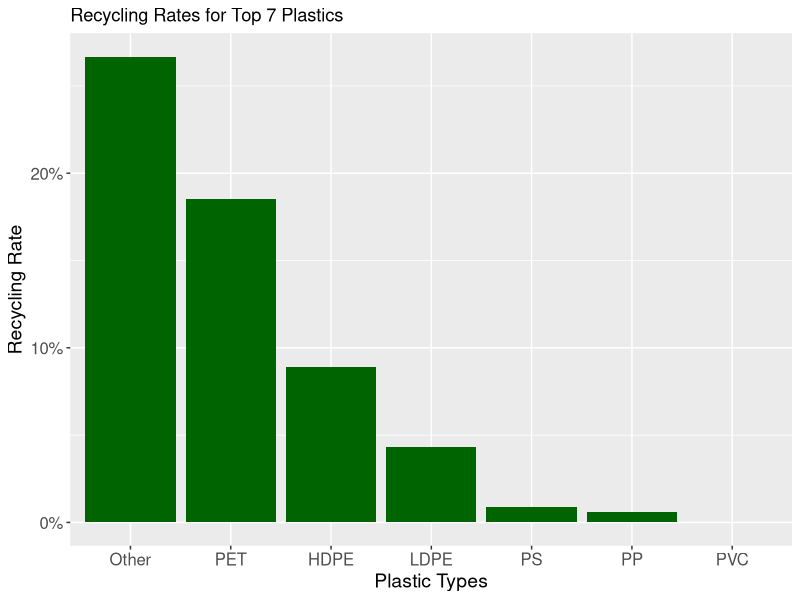
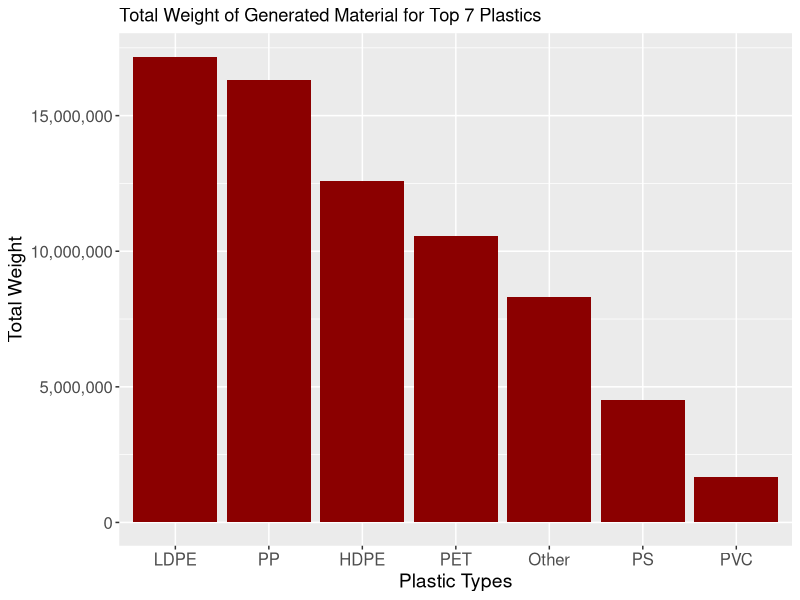

Generate these figures, in order, with R:
## ---- chunk 1
Types <- c("PET", 'HDPE', 'PVC', 'LDPE', 'PP','PS','Other')
## ---- chunk 2

Durable_generated <- c(660, 1590,180,2130,4590,760,3780)
Durable_recycled <- 930
Durable_combustion <- 1740
Durable_landfill <- 11020

NonDur_generated <- c(770, 230+690,270, 20+1000+1710,160+1570,820+130,20)
NonDur_recycled <- 180
NonDur_combustion <- 980
NonDur_landfill <- 4040

Plates_cups <- c(0,0,0,20,160,820,0)
Trash_Bags <- c(0,230,0,1000,0,0,0)

## ---- chunk 3
Tot_pack_generated <- c(3860,3790,390,3730,1830,550,360)
Tot_pack_recycled <- c(980,560,0,370,50,20,0)
Tot_pack_combusted <- 2460
Tot_pack_landfill <- 10090


Bottles_Jars_generated <- c(3130,750,0,0,0,0,0)
Bottles_Jars_recyeled <- c(910,220,0,0,0,0,0)
Bottles_Jars_combusted <- c(440,100,0,0,0,0,0)
Bottles_Jars_landfill <- c(1780,430,0,0,0,0,0)

other_containers_generated <- c(0,1600,20,40,250,80,0)
other_containers_recycled <- c(0,290,0,0,20,0,310)

bags_wraps_generated <- c(0,640,70,2780,570,140,0)
bags_wraps_recycled <- c(0,50,0,370,0,0,0)

plastic_packaging_generated <- c(730,800,300,910,1010,330,360)
plastic_packaging_reyccled <- c(70,0,0,0,30,20,0)
## ---- chunk 4
Total_generated <- c(5290, 6300, 840, 8590, 8150, 2260, 4160)
Total_recycled <- c(980, 560, 0, 370, 50, 20, 1110)
Total_combusted <- 5620
Total_landfill <- 26970

Total_recycled/Total_generated
## ---- chunk 5
Dur_Ratio <- Durable_generated/Total_generated
NonDur_Ration <- NonDur_generated/Total_generated

plates_ratio <- Plates_cups/NonDur_generated
Trash_bags_ratio <- Trash_Bags/NonDur_generated

Bottles_gen_ratio <- Bottles_Jars_generated/Tot_pack_generated
Bottles_rec_ratio <- Bottles_Jars_recyeled/Tot_pack_recycled
Bottles_com_ratio <- Bottles_Jars_combusted/Tot_pack_generated
Bottels_land_ratio <- Bottles_Jars_landfill/Tot_pack_landfill

other_gen_ratio <- other_containers_generated/Tot_pack_generated
other_rec_ratio <- other_containers_recycled/Tot_pack_recycled

bags_gen_ratio <- bags_wraps_generated/Tot_pack_generated
bags_rec_ratio <- bags_wraps_recycled/Tot_pack_recycled

pack_gen_ratio <- plastic_packaging_generated/Tot_pack_generated
pack_rec_ratio <- plastic_packaging_reyccled/Tot_pack_recycled
## ---- chunk 6
library(ggplot2)
data <- data.frame(Types, Total_recycled/Total_generated)
names(data) <- c("Types", "Ratios")
data <- data[order(data$Ratios, decreasing=T),]
jpeg(file="Plastic Types Recycling Rate.jpeg")
ggplot(data, aes(x= reorder(Types,-Ratios), y=Ratios)) + geom_col(fill = "Dark Green")+ scale_y_continuous(labels = scales::percent) + theme(axis.text=element_text(size=12),axis.title=element_text(size=14)) + xlab("Plastic Types") + ylab("Recycling Rate") + ggtitle("Recycling Rates for Top 7 Plastics")
dev.off()

## ---- chunk 7
require(scales)
data2 <- data.frame(Types, Total_generated*2000)
names(data2) <- c("Types", "Weight")
jpeg(file="Plastic Types Generation.jpeg")
ggplot(data2, aes(x= reorder(Types,-Weight), y=Weight)) + geom_col(fill = "Dark Red") +  scale_y_continuous(labels = comma)+ theme(axis.text=element_text(size=12),axis.title=element_text(size=14)) + xlab("Plastic Types") + ylab("Total Weight") + ggtitle("Total Weight of Generated Material for Top 7 Plastics")
dev.off()


## ---- chunk 8
t.test(Total_generated, Total_recycled)
